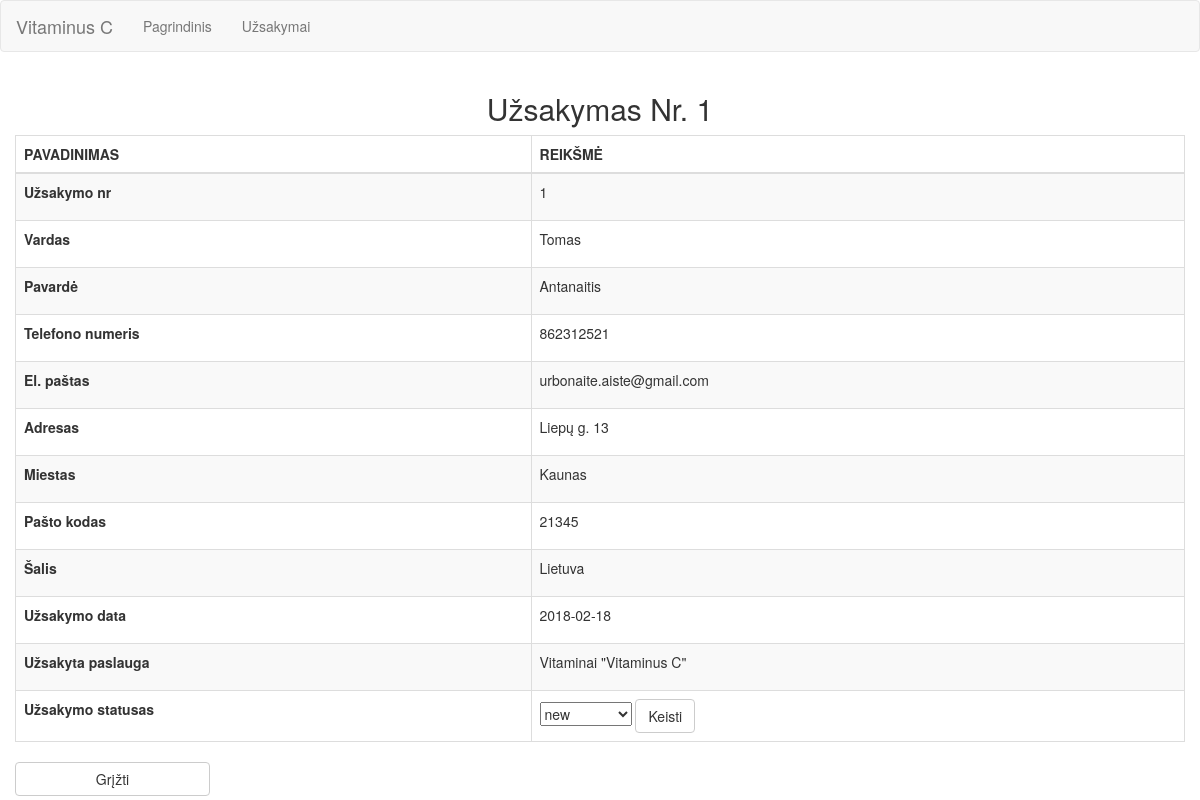
/order-details.php?id=1, run on the app's committed database.
### tables this page shows
CREATE TABLE `orders` (
  `id` int(11) NOT NULL,
  `service_id` int(11) NOT NULL,
  `status_id` int(11) NOT NULL,
  `name` varchar(255) NOT NULL,
  `last_name` varchar(255) NOT NULL,
  `tel_number` int(11) NOT NULL,
  `email` varchar(255) NOT NULL,
  `address` varchar(255) NOT NULL,
  `city` varchar(255) NOT NULL,
  `post_code` int(11) NOT NULL,
  `country` varchar(255) NOT NULL,
  `order_date` date NOT NULL
);

CREATE TABLE `services` (
  `id` int(11) NOT NULL,
  `name` varchar(255) NOT NULL,
  `description` text NOT NULL,
  `image_url` text NOT NULL
);

### DatabaseConnection.php (called while the page is built, shortened)
<?php
class DatabaseConnection
{
    private $server = 'fdb19.awardspace.net';
    private $username ='2626009_nfq';
    private $password ='kalakutas123';
    private $db = '2626009_nfq';
    public $connection;
    public function getOrder(int $id)
    {
        $state = $this->connection->prepare(
            'SELECT services.name as serviceName, orders.*, statuses.name as statusName
            FROM orders
            JOIN services ON orders.service_id=services.id
            JOIN statuses ON orders.status_id=statuses.id
            WHERE orders.id = ?');
        $state->bindParam(1, $id);
        $state->execute();
        return $state->fetch();
    }
    public function getStatuses(){
        $state = $this->connection->query('SELECT * FROM statuses');
        return $state->fetchAll();
    }
    private function getPdoConnection(): void
    {
        try{
            $this->connection = new PDO("mysql:dbname=$this->db;host=$this->server;charset=utf8;",$this->username, $this->password);
            $this->connection->setAttribute(PDO::ATTR_ERRMODE, PDO::ERRMODE_EXCEPTION);
        }
        catch(PDOexception $e){
            echo $e->getMessage();
            die();
        }
    }
}

### order-details.php (the view, shortened to what this page needs)
<?php
    include_once 'DatabaseConnection.php';
?>
<!DOCTYPE html>
<html lang="en">
<head>
    <link rel="stylesheet" href="https://maxcdn.bootstrapcdn.com/bootstrap/3.3.7/css/bootstrap.min.css">
    <link rel="stylesheet" href="https://cdn.datatables.net/1.10.16/css/jquery.dataTables.min.css">
    <link rel="stylesheet" type="text/css" href="style.css">
</head>
<body>
    <div class="container">
        <div class="row main">
            <div class="main-login main-center">
                <?php
                    $obj = new DatabaseConnection();
                    $order = $obj->getOrder($_GET['id']);
                    $output = '
                        <h2 class="text-center">'
                            . (!empty($order) ? 'Užsakymas Nr. ' . $_GET['id'] : 'Tokio užsakymo nėra!') .
                        '</h2>
                        <table class="table table-bordered table-striped">
                            <thead>
                            <tr>
                                <th>PAVADINIMAS</th>
                                <th>REIKŠMĖ</th>
                            </tr>
                            </thead>
                            <tr>
                                <td><p><b>Užsakymo nr </b></p></td>
                                <td> ' . $order['id'] . '</p></td>
                            </tr>
                            <tr>
                                <td><p><b>Vardas </b></p> </td>
                                <td>' . $order['name'] . '</p></td>
                            </tr>
                            <tr>
                                <td><p><b>Pavardė </b></p></td>
                                <td>' . $order['last_name'] . '</p></td>
                            </tr>
                            <tr>
                            <td><p><b>Telefono numeris </b></p></td>
                            <td>' . $order['tel_number'] . '</p></td>
                            </tr>
                            <tr>
                                <td><p><b>El. paštas </b></p></td>
                                <td>' . $order['email'] . '</p></td>
                            </tr>
                            <tr>
                                <td><p><b>Adresas</b></p></td>
                                <td>' . $order['address'] . '</p></td>
                            </tr>
                            <tr>
                                <td><p><b>Miestas </b></p></td>
                                <td>' . $order['city'] . '</p></td>
                            </tr>
                            <tr>
                                <td><p><b>Pašto kodas </b></p></td>
                                <td>' . $order['post_code'] . '</p></td>
                            </tr>
                            <tr>
                                <td><p><b>Šalis </b></p></td>
                                <td>' . $order['country'] . '</p></td>
                            </tr>
                            <tr>
                                <td><p><b>Užsakymo data </b></p></td>
                                <td>' . $order['order_date'] . '</p></td>
                            </tr>
                            <tr>
                            <td><p><b>Užsakyta paslauga</b></p></td>
                            <td>' . $order['serviceName'] . '</p></td>
                            </tr>
                    ';
                    $output .= '
                        <tr>
                            <td><b>Užsakymo statusas</b></td>
                            <td><form class="form-horizontal" role="form" method="post" action="order-details.php?id='.$_GET['id'].'">
                                <select name="status">';
                        $statuses = $obj->getStatuses();
                        foreach ($statuses as $status) {
                            $checked = '';
                            if ($status['name'] === $order['statusName']) {
                                $checked = 'selected';
                            }
                            $output .= '<option value="' . $status['id'] . '" ' . $checked . '>' . $status['name'] . '</option>';
                        }
                        $output .= '</select>
                                    <input name="submit" type="submit" value="Keisti" class="btn btn-default">
                            </form></td>
                        </tr>
                    </table>
                    <a href="orders.php" class="btn btn-default col-md-2">Grįžti</a>';
                    echo $output;
                ?>
            </div>
        </div>
    </div>
</body>

### style.css (style rules this page uses)
body, html { height: 100%; }

### data on the page
orders: id "1", name "Tomas", last_name "Antanaitis", tel_number "862312521", email "urbonaite.aiste@gmail.com", address "Liepų g. 13", city "Kaunas", post_code "21345", country "Lietuva", order_date "2018-02-18", service.name "Vitaminai \"Vitaminus C\""

### other printed values
$_GET['id'] "1"
form field status "new"
